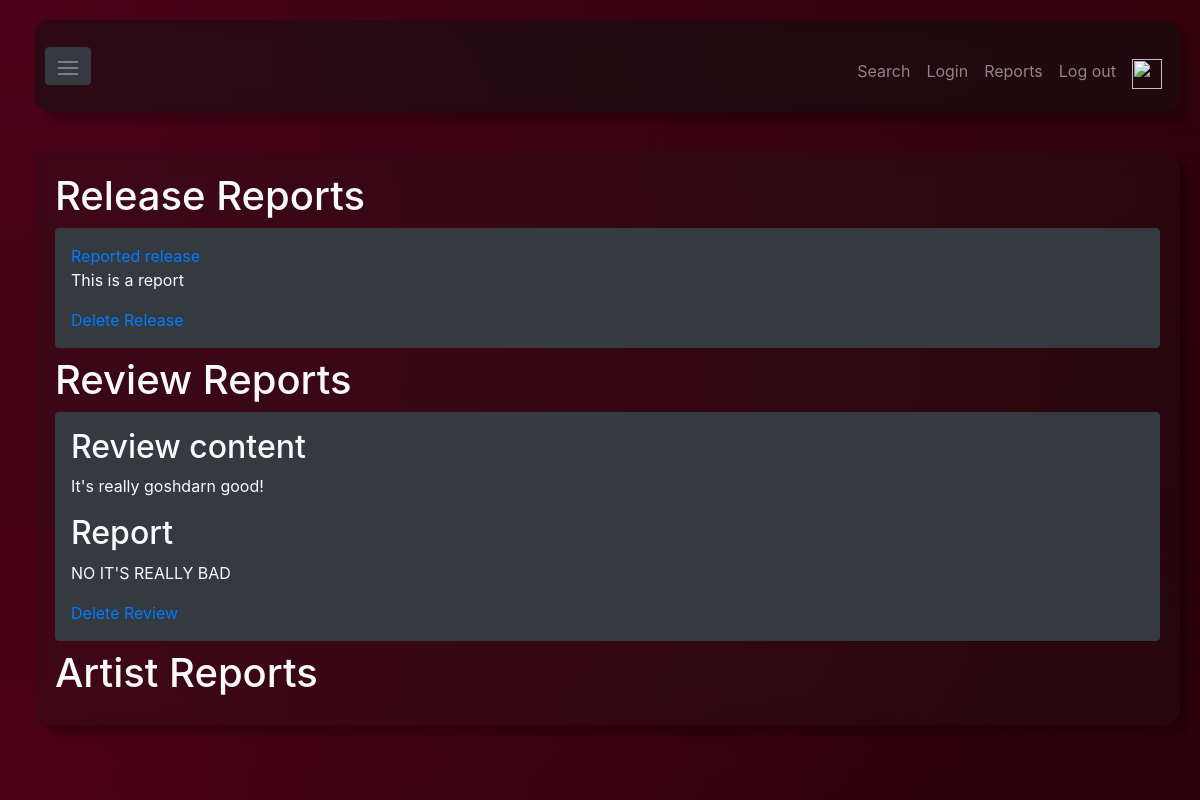
/admin_reports (signed in), run on the app's committed database.
### MusicReview/models.py (models this page shows)
class ReportReleaseInfo(models.Model):
    release = models.ForeignKey(Release, on_delete=models.CASCADE)
    report_text = models.TextField()
    reported_by = models.ForeignKey(User, on_delete=models.CASCADE)
    report_time = models.DateTimeField()

class ReportReviewContent(models.Model):
    review = models.ForeignKey(Review, on_delete=models.CASCADE)
    report_text = models.TextField()
    reported_by = models.ForeignKey(User, on_delete=models.CASCADE)
    report_time = models.DateTimeField()

class Review(models.Model):
    content = models.TextField(blank=True)
    score = models.IntegerField(choices=[(x, x) for x in range(1, 11)]) # 0 - 10 score
    user = models.ForeignKey(User, on_delete=models.CASCADE)
    time = models.DateTimeField()

### MusicReview/views.py (the view)
# urls.py: path('admin_reports', views.admin_reports, name='admin_reports'),
def admin_reports(request):
    ctx = get_ctx(request)
    ctx['releaseReports'] = ReportReleaseInfo.objects.all()
    ctx['reviewReports'] = ReportReviewContent.objects.all()
    ctx['artistReports'] = ReportArtistInfo.objects.all()
    return render(request, 'admin/reports.html', context = ctx)

### MusicReview/accent_colors.py (called while the page is built)
def default_colors():
    return ["#4d021a", "#4d0210", "#340209", "#28020f"]

### MusicReview/views.py (called while the page is built)
def get_ctx(request, release=None):
    ctx = { 'searchForm': SearchForm() }
    if release is not None:
        ctx['accentColors'] = [release.accent_color1, release.accent_color2, release.accent_color3, release.accent_color4]
    else:
        ctx['accentColors'] = default_colors()
    if request.user.is_authenticated:
        ctx['userName'] = request.user.username
    ctx['superuser'] = request.user.is_superuser
    return ctx

### MusicReview/templates/admin/reports.html (shortened to what this page needs)
{% extends 'master.html' %}  {% block content %}
<h1>Release Reports</h1>
{% for report in releaseReports %}
<div class="p-3 bg-dark rounded mb-2">
  <a href="{% url 'release' pk=report.release.pk %}">Reported release</a>
  <p>{{report.report_text}}</p>
  <a href="{% url 'delete_release' release_pk=report.release.pk %}"
    >Delete Release</a
  >
</div>
{% endfor %}
<h1>Review Reports</h1>
{% for report in reviewReports %}
<div class="p-3 bg-dark rounded mb-2">
  <h2>Review content</h2>
  <p>{{report.review.content}}</p>
  <h2>Report</h2>
  <p>{{report.report_text}}</p>
  <a href="{% url 'delete_review' review_pk=report.review.pk %}"
    >Delete Review</a
  >
</div>
{% endfor %}
<h1>Artist Reports</h1>
 {% endblock %}

### data on the page
ReportReleaseInfo: report_text "This is a report"
ReportReviewContent: review.content "It's really goshdarn good!", report_text "NO IT'S REALLY BAD"
